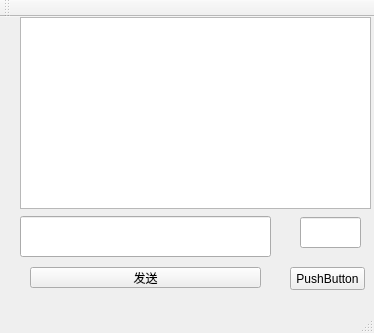
<?xml version="1.0" encoding="UTF-8"?>
<ui version="4.0">
 <class>MainWindow</class>
 <widget class="QMainWindow" name="MainWindow">
  <property name="geometry">
   <rect>
    <x>0</x>
    <y>0</y>
    <width>374</width>
    <height>333</height>
   </rect>
  </property>
  <property name="windowTitle">
   <string>MainWindow</string>
  </property>
  <widget class="QWidget" name="centralWidget">
   <widget class="QLineEdit" name="port">
    <property name="geometry">
     <rect>
      <x>300</x>
      <y>200</y>
      <width>61</width>
      <height>31</height>
     </rect>
    </property>
   </widget>
   <widget class="QPushButton" name="pushButton">
    <property name="geometry">
     <rect>
      <x>290</x>
      <y>250</y>
      <width>75</width>
      <height>23</height>
     </rect>
    </property>
    <property name="text">
     <string>PushButton</string>
    </property>
   </widget>
   <widget class="QTextBrowser" name="textBrowser">
    <property name="geometry">
     <rect>
      <x>20</x>
      <y>0</y>
      <width>351</width>
      <height>192</height>
     </rect>
    </property>
   </widget>
   <widget class="QLineEdit" name="lineEdit">
    <property name="geometry">
     <rect>
      <x>20</x>
      <y>199</y>
      <width>251</width>
      <height>41</height>
     </rect>
    </property>
   </widget>
   <widget class="QPushButton" name="pushButton_2">
    <property name="geometry">
     <rect>
      <x>30</x>
      <y>250</y>
      <width>231</width>
      <height>21</height>
     </rect>
    </property>
    <property name="text">
     <string>发送</string>
    </property>
   </widget>
  </widget>
  <widget class="QMenuBar" name="menuBar">
   <property name="geometry">
    <rect>
     <x>0</x>
     <y>0</y>
     <width>374</width>
     <height>23</height>
    </rect>
   </property>
  </widget>
  <widget class="QToolBar" name="mainToolBar">
   <attribute name="toolBarArea">
    <enum>TopToolBarArea</enum>
   </attribute>
   <attribute name="toolBarBreak">
    <bool>false</bool>
   </attribute>
  </widget>
  <widget class="QStatusBar" name="statusBar"/>
 </widget>
 <layoutdefault spacing="6" margin="11"/>
 <resources/>
 <connections/>
</ui>
